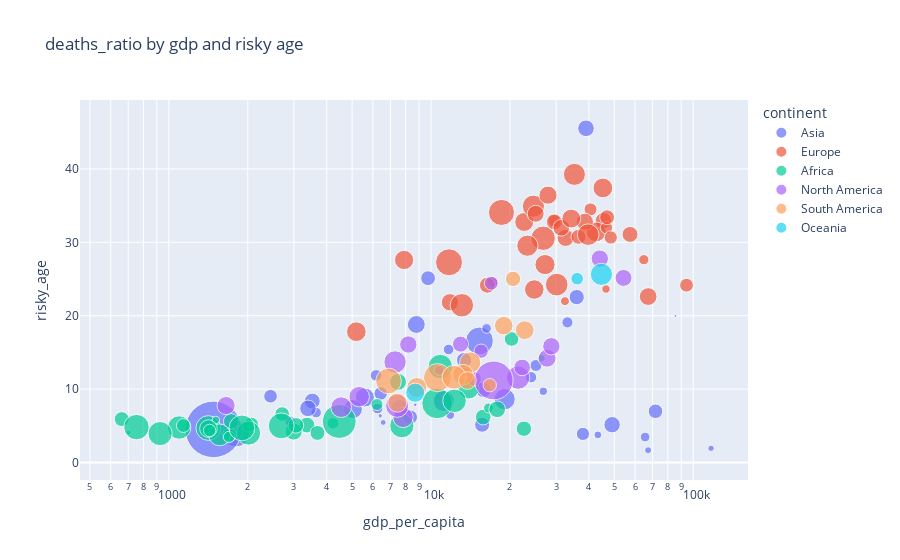

Notebook cell for this chart:
### Code cell
fig = px.scatter(covid_groupby, x="gdp_per_capita", y="risky_age", size="deaths_ratio", color="continent",
           hover_name="country",log_x=True, size_max=40, title="deaths_ratio by gdp and risky age")
fig.show()

### Figure 1 — Plotly figure (JSON) as saved in the notebook; plotly's stock layout.template omitted (floating-point values rounded to 4 significant figures)
{"data": [{"hovertemplate": "<b>%{hovertext}</b><br><br>continent=Asia<br>gdp_per_capita=%{x}<br>risky_age=%{y}<br>deaths_ratio=%{marker.size}<extra></extra>", "hovertext": ["Afghanistan", "Armenia", "Azerbaijan", "Bahrain", "Bangladesh", "Bhutan", "Brunei", "Cambodia", "China", "Georgia", "India", "Indonesia", "Iran", "Iraq", "Israel", "Japan", "Jordan", "Kazakhstan", "Kuwait", "Kyrgyzstan", "Laos", "Lebanon", "Malaysia", "Mongolia", "Myanmar", "Nepal", "Oman", "Pakistan", "Philippines", "Qatar", "Saudi Arabia", "Singapore", "South Korea", "Sri Lanka", "Tajikistan", "Thailand", "Timor", "Turkey", "United Arab Emirates", "Uzbekistan", "Vietnam", "Yemen"], "legendgroup": "Asia", "marker": {"color": "#636efa", "size": [4.311, 1.965, 1.452, 0.374, 1.561, 0.07639, 1.293, 0.6816, 4.715, 1.353, 1.111, 2.773, 2.79, 1.398, 0.7617, 1.701, 1.28, 0.8137, 0.5794, 1.702, 0.1186, 1.424, 0.4159, 0.4531, 2.245, 1.146, 1.071, 2.241, 1.678, 0.2506, 1.652, 0.05028, 1.433, 0.6871, 0.6763, 0.5715, 0.2099, 0.8792, 0.2984, 0.6923, 0.82, 19.69], "sizemode": "area", "sizeref": 0.01231, "symbol": "circle"}, "mode": "markers", "name": "Asia", "orientation": "v", "showlegend": true, "type": "scatter", "x": [1804.0, 8788.0, 15850.0, 43290.0, 3524.0, 8709.0, 71810.0, 3645.0, 15310.0, 9745.0, 6427.0, 11190.0, 19080.0, 15660.0, 33130.0, 39000.0, 8337.0, 24060.0, 65530.0, 3393.0, 6397.0, 13370.0, 26810.0, 11840.0, 5592.0, 2443.0, 37960.0, 5035.0, 7599.0, 116900.0, 49050.0, 85540.0, 35940.0, 11670.0, 2897.0, 16280.0, 6570.0, 25130.0, 67290.0, 6253.0, 6172.0, 1479.0], "xaxis": "x", "y": [3.918, 18.8, 9.889, 3.759, 8.36, 7.862, 6.973, 6.797, 16.57, 25.11, 9.403, 8.372, 8.622, 5.143, 19.09, 45.54, 6.171, 11.62, 3.459, 7.371, 6.351, 13.94, 9.7, 6.452, 8.852, 9.021, 3.885, 7.275, 7.464, 1.924, 5.14, 19.97, 22.54, 15.4, 5.621, 18.26, 5.453, 13.21, 1.67, 7.342, 11.87, 4.505], "yaxis": "y"}, {"hovertemplate": "<b>%{hovertext}</b><br><br>continent=Europe<br>gdp_per_capita=%{x}<br>risky_age=%{y}<br>deaths_ratio=%{marker.size}<extra></extra>", "hovertext": ["Albania", "Austria", "Belarus", "Belgium", "Bosnia and Herzegovina", "Bulgaria", "Croatia", "Cyprus", "Czechia", "Denmark", "Estonia", "Finland", "France", "Germany", "Greece", "Hungary", "Iceland", "Ireland", "Italy", "Latvia", "Lithuania", "Luxembourg", "Malta", "Moldova", "Montenegro", "Netherlands", "North Macedonia", "Norway", "Poland", "Portugal", "Romania", "Russia", "Slovakia", "Slovenia", "Spain", "Sweden", "Switzerland", "Ukraine", "United Kingdom"], "legendgroup": "Europe", "marker": {"color": "#EF553B", "size": [1.844, 1.645, 0.7185, 2.392, 4.475, 4.184, 2.212, 0.4874, 1.809, 0.931, 0.9639, 1.032, 1.816, 2.397, 3.025, 3.664, 0.4428, 1.939, 2.988, 1.772, 1.547, 1.167, 1.368, 2.378, 1.58, 1.086, 3.38, 0.646, 2.517, 2.018, 2.764, 2.339, 3.158, 1.734, 2.196, 1.366, 1.573, 2.275, 2.863], "sizemode": "area", "sizeref": 0.01231, "symbol": "circle"}, "mode": "markers", "name": "Europe", "orientation": "v", "showlegend": true, "type": "scatter", "x": [11800.0, 45440.0, 17170.0, 42660.0, 11710.0, 18560.0, 22670.0, 32420.0, 32610.0, 46680.0, 29480.0, 40590.0, 38610.0, 45230.0, 24570.0, 26780.0, 46480.0, 67340.0, 35220.0, 25060.0, 29520.0, 94280.0, 36510.0, 5190.0, 16410.0, 48470.0, 13110.0, 64800.0, 27220.0, 27940.0, 23310.0, 24770.0, 30160.0, 31400.0, 34270.0, 46950.0, 57410.0, 7894.0, 39750.0], "xaxis": "x", "y": [21.83, 32.95, 24.59, 31.42, 27.28, 34.07, 32.78, 21.98, 30.61, 32.0, 32.94, 34.49, 32.8, 37.41, 34.92, 30.55, 23.64, 22.61, 39.26, 33.89, 32.78, 24.15, 30.75, 17.82, 24.16, 30.66, 21.42, 27.63, 26.97, 36.43, 29.54, 23.57, 24.24, 31.99, 33.24, 33.42, 31.08, 27.59, 31.04], "yaxis": "y"}, {"hovertemplate": "<b>%{hovertext}</b><br><br>continent=Africa<br>gdp_per_capita=%{x}<br>risky_age=%{y}<br>deaths_ratio=%{marker.size}<extra></extra>", "hovertext": ["Algeria", "Benin", "Botswana", "Burkina Faso", "Burundi", "Cameroon", "Cape Verde", "Central African Republic", "Comoros", "Djibouti", "Egypt", "Equatorial Guinea", "Eritrea", "Eswatini", "Ethiopia", "Gabon", "Gambia", "Ghana", "Guinea", "Kenya", "Liberia", "Libya", "Madagascar", "Malawi", "Mali", "Mauritius", "Morocco", "Mozambique", "Niger", "Sao Tome and Principe", "Seychelles", "South Africa", "Sudan", "Tanzania", "Togo", "Tunisia", "Uganda", "Zambia", "Zimbabwe"], "legendgroup": "Africa", "marker": {"color": "#00cc96", "size": [2.695, 1.259, 1.524, 1.231, 0.1378, 1.536, 0.887, 1.369, 3.778, 1.318, 5.821, 1.456, 0.3609, 3.628, 1.505, 0.6065, 2.938, 0.8384, 0.6695, 1.82, 3.989, 1.702, 1.919, 3.368, 3.597, 1.32, 1.767, 1.175, 3.59, 1.501, 0.3585, 3.421, 7.011, 4.126, 0.9408, 3.644, 0.813, 1.365, 4.102], "sizemode": "area", "sizeref": 0.01231, "symbol": "circle"}, "mode": "markers", "name": "Africa", "orientation": "v", "showlegend": true, "type": "scatter", "x": [13910.0, 2064.0, 15810.0, 1703.0, 702.2, 3365.0, 6223.0, 661.2, 1414.0, 2705.0, 10550.0, 22600.0, 1510.0, 7739.0, 1730.0, 16560.0, 1562.0, 4228.0, 1999.0, 2993.0, 752.8, 17880.0, 1416.0, 1095.0, 2014.0, 20290.0, 7485.0, 1136.0, 926, 3053.0, 26380.0, 12290.0, 4467.0, 2683.0, 1430.0, 10850.0, 1698.0, 3689.0, 1900.0], "xaxis": "x", "y": [10.07, 5.186, 6.183, 3.767, 4.066, 5.084, 7.897, 5.906, 4.689, 6.593, 8.05, 4.598, 5.778, 5.008, 5.589, 7.426, 3.756, 5.333, 4.868, 4.214, 4.813, 7.24, 4.615, 4.762, 4.005, 16.83, 10.98, 5.028, 3.931, 5.048, 14.19, 8.397, 5.582, 4.982, 4.364, 13.08, 3.476, 4.022, 4.704], "yaxis": "y"}, {"hovertemplate": "<b>%{hovertext}</b><br><br>continent=North America<br>gdp_per_capita=%{x}<br>risky_age=%{y}<br>deaths_ratio=%{marker.size}<extra></extra>", "hovertext": ["Antigua and Barbuda", "Bahamas", "Barbados", "Belize", "Canada", "Costa Rica", "Dominican Republic", "El Salvador", "Grenada", "Guatemala", "Haiti", "Honduras", "Jamaica", "Mexico", "Nicaragua", "Panama", "Saint Lucia", "Saint Vincent and the Grenadines", "Trinidad and Tobago", "United States"], "legendgroup": "North America", "marker": {"color": "#ab63fa", "size": [3.357, 1.96, 1.183, 2.534, 1.857, 1.263, 1.291, 3.071, 0.6211, 3.259, 2.027, 2.637, 1.849, 9.254, 2.572, 1.695, 1.581, 0.6186, 1.848, 1.78], "sizemode": "area", "sizeref": 0.01231, "symbol": "circle"}, "mode": "markers", "name": "North America", "orientation": "v", "showlegend": true, "type": "scatter", "x": [21490.0, 27720.0, 16980.0, 7824.0, 44020.0, 15520.0, 14600.0, 7292.0, 13590.0, 7424.0, 1653.0, 4542.0, 8194.0, 17340.0, 5321.0, 22270.0, 12950.0, 10730.0, 28760.0, 54230.0], "xaxis": "x", "y": [11.56, 14.2, 24.42, 6.132, 27.78, 15.16, 11.4, 13.69, 12.33, 7.71, 7.754, 7.535, 16.07, 11.18, 8.964, 12.95, 16.13, 12.56, 15.83, 25.14], "yaxis": "y"}, {"hovertemplate": "<b>%{hovertext}</b><br><br>continent=South America<br>gdp_per_capita=%{x}<br>risky_age=%{y}<br>deaths_ratio=%{marker.size}<extra></extra>", "hovertext": ["Argentina", "Bolivia", "Brazil", "Chile", "Colombia", "Ecuador", "Guyana", "Paraguay", "Peru", "Suriname", "Uruguay", "Venezuela"], "legendgroup": "South America", "marker": {"color": "#FFA15A", "size": [2.129, 4.052, 2.791, 2.158, 2.617, 4.831, 2.232, 2.452, 3.511, 1.943, 1.454, 1.116], "sizemode": "area", "sizeref": 0.01231, "symbol": "circle"}, "mode": "markers", "name": "South America", "orientation": "v", "showlegend": true, "type": "scatter", "x": [18930.0, 6886.0, 14100.0, 22770.0, 13250.0, 10580.0, 7435.0, 8827.0, 12240.0, 13770.0, 20550.0, 16750.0], "xaxis": "x", "y": [18.64, 11.1, 13.61, 18.03, 11.96, 11.56, 8.142, 10.21, 11.61, 11.16, 25.02, 10.53], "yaxis": "y"}, {"hovertemplate": "<b>%{hovertext}</b><br><br>continent=Oceania<br>gdp_per_capita=%{x}<br>risky_age=%{y}<br>deaths_ratio=%{marker.size}<extra></extra>", "hovertext": ["Australia", "Fiji", "New Zealand"], "legendgroup": "Oceania", "marker": {"color": "#19d3f3", "size": [3.034, 2.247, 0.9782], "sizemode": "area", "sizeref": 0.01231, "symbol": "circle"}, "mode": "markers", "name": "Oceania", "orientation": "v", "showlegend": true, "type": "scatter", "x": [44650.0, 8703.0, 36090.0], "xaxis": "x", "y": [25.63, 9.508, 25.04], "yaxis": "y"}], "layout": {"legend": {"itemsizing": "constant", "title": {"text": "continent"}, "tracegroupgap": 0}, "title": {"text": "deaths_ratio by gdp and risky age"}, "xaxis": {"anchor": "y", "domain": [0, 1], "title": {"text": "gdp_per_capita"}, "type": "log"}, "yaxis": {"anchor": "x", "domain": [0, 1], "title": {"text": "risky_age"}}}}
